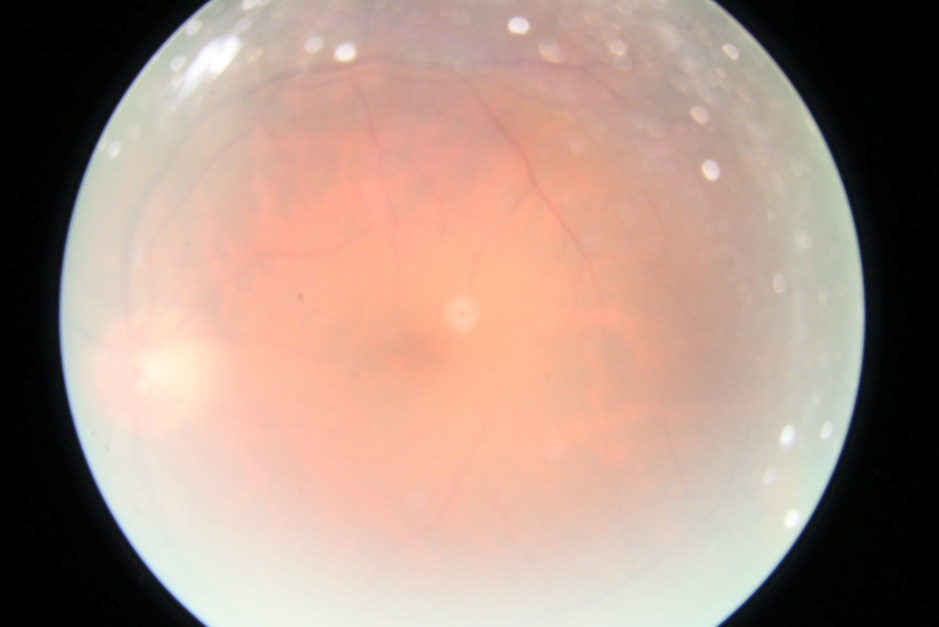
#> input picture data/sample/43057_right.jpeg, 2816 x 1880 px (shown at 1/3 size)
$ python compute_dataset_mean_std.py --data-dir ../data/sample
#> lines starting #> are read from the running program, lines starting #| are printed output that depends on the picture; long printed decimals are rounded
import argparse
import csv
import json
import os
from typing import Iterable, List, Optional, Sequence, Tuple

import cv2
import numpy as np


DEFAULT_EXTENSIONS = (".jpg", ".jpeg", ".png", ".bmp", ".tif", ".tiff", ".webp")


def iter_images_from_dir(data_dir: str, extensions: Sequence[str]) -> Iterable[str]:
    exts = tuple(ext.lower() for ext in extensions)
    for root, _, files in os.walk(data_dir):
        for name in files:
            if os.path.splitext(name)[1].lower() in exts:
                yield os.path.join(root, name)


def iter_images_from_csv(
    csv_path: str,
    path_column: str,
    base_dir: Optional[str] = None,
) -> Iterable[str]:
    with open(csv_path, "r", newline="", encoding="utf-8") as f:
        reader = csv.DictReader(f)
        if path_column not in reader.fieldnames:
            raise ValueError(
                f"Column '{path_column}' not found in CSV. Available columns: {reader.fieldnames}"
            )

        for row in reader:
            raw_path = row[path_column].strip()
            if not raw_path:
                continue

            if os.path.isabs(raw_path):
                yield raw_path
            elif base_dir:
                yield os.path.join(base_dir, raw_path)
            else:
                yield raw_path


def compute_mean_std(
    image_paths: Iterable[str],
    resize: Optional[Tuple[int, int]] = None,
    max_images: Optional[int] = None,
    report_every: int = 1000,
) -> dict:
#> called with report_every = 5000
    channel_sum = np.zeros(3, dtype=np.float64)
    channel_sum_sq = np.zeros(3, dtype=np.float64)
    total_pixels = 0

    n_total = 0
    n_ok = 0
    n_skipped = 0

    for path in image_paths:
        n_total += 1
        if max_images is not None and n_ok >= max_images:
            break

        img = cv2.imread(path, cv2.IMREAD_COLOR)
#> img is the input picture: shape (1880, 2816, 3); mean B, G, R 133.1, 145.7, 172.1
        if img is None:
            n_skipped += 1
            continue

        if resize is not None:
            img = cv2.resize(img, resize, interpolation=cv2.INTER_AREA)

        # Convert BGR -> RGB and scale to [0, 1]
        img = cv2.cvtColor(img, cv2.COLOR_BGR2RGB).astype(np.float32) / 255.0
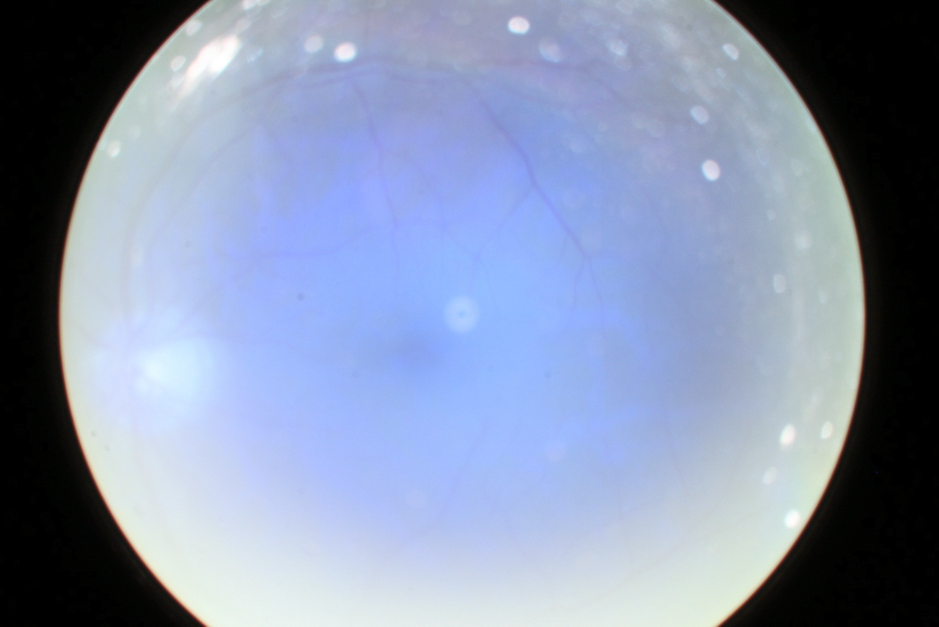
#> img: shape (1880, 2816, 3) float32 (shown at 1/3 size); mean B, G, R 0.68, 0.571, 0.521

        pixels = img.reshape(-1, 3)
        channel_sum += pixels.sum(axis=0)
#> channel_sum = [3602612.5, 3024738.2, 2756588.5]
        channel_sum_sq += np.square(pixels).sum(axis=0)
#> channel_sum_sq = [3177594, 2256351.5, 1899593.6]
        total_pixels += pixels.shape[0]
#> total_pixels = 5294080
        n_ok += 1

        if report_every > 0 and n_ok % report_every == 0:
            print(f"Processed {n_ok} images...")
#> pass 2 of the loop in compute_mean_std, `for path in image_paths:`:
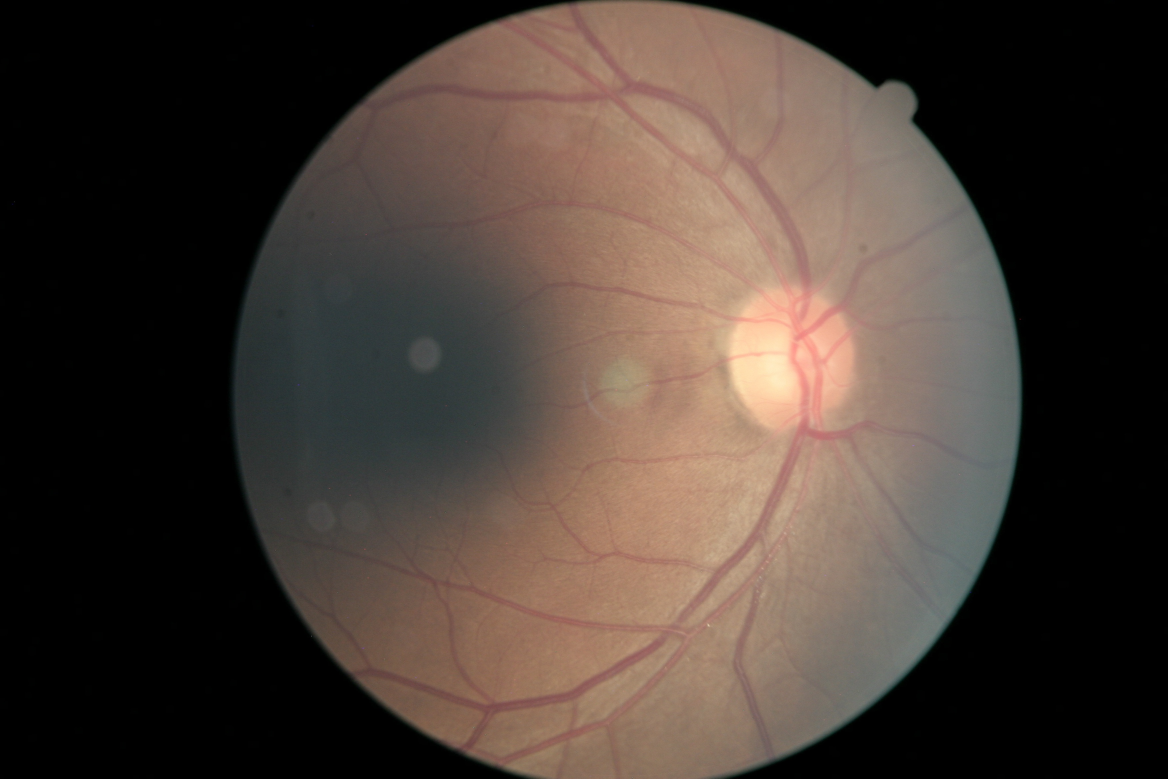
#> input picture data/sample/14281_right.jpeg, 3504 x 2336 px (shown at 1/3 size)
#> in compute_mean_std, img is the input picture: shape (2336, 3504, 3); mean B, G, R 52.5, 59.6, 71.3
#> in compute_mean_std, `img = cv2.cvtColor(img, cv2.COLOR_BGR2RGB).astype(np.float32) / 255.0`:
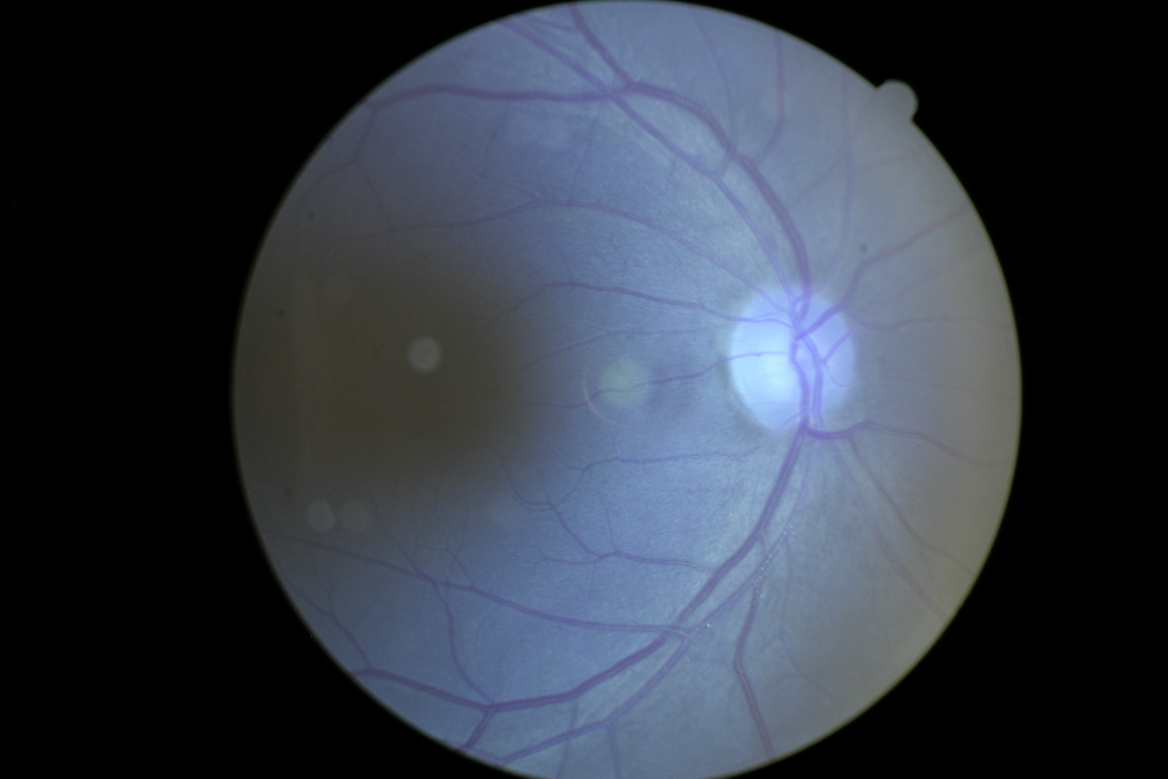
#> img: shape (2336, 3504, 3) float32 (shown at 1/3 size); mean B, G, R 0.278, 0.235, 0.206
#> channel_sum = [5882162.5, 4952374.1, 4443535.1]
#> channel_sum_sq = [4513286.5, 3150236.9, 2581468.3]

    if n_ok == 0 or total_pixels == 0:
        raise RuntimeError("No valid images were processed.")

    mean = channel_sum / total_pixels
#> mean = [0.436, 0.367, 0.33]
    var = channel_sum_sq / total_pixels - np.square(mean)
#> var = [0.144, 0.0987, 0.0828]
    std = np.sqrt(np.maximum(var, 0.0))
#> std = [0.38, 0.314, 0.288]

    return {
        "num_images_seen": n_total,
        "num_images_processed": n_ok,
        "num_images_skipped": n_skipped,
        "total_pixels": int(total_pixels),
        "mean_rgb": mean.tolist(),
        "std_rgb": std.tolist(),
    }


def parse_args() -> argparse.Namespace:
    parser = argparse.ArgumentParser(
        description="Compute per-channel RGB mean/std for a dataset (values in [0, 1])."
    )

    group = parser.add_mutually_exclusive_group(required=True)
    group.add_argument("--data-dir", type=str, help="Directory with images (recursive).")
    group.add_argument("--csv-path", type=str, help="CSV containing image paths.")

    parser.add_argument(
        "--path-column",
        type=str,
        default="image_path",
        help="CSV column that contains image paths (used with --csv-path).",
    )
    parser.add_argument(
        "--base-dir",
        type=str,
        default=None,
        help="Optional base directory for relative CSV paths.",
    )

    parser.add_argument(
        "--extensions",
        type=str,
        nargs="+",
        default=list(DEFAULT_EXTENSIONS),
        help="File extensions to include when using --data-dir.",
    )
    parser.add_argument(
        "--resize",
        type=int,
        nargs=2,
        metavar=("WIDTH", "HEIGHT"),
        default=None,
        help="Optional resize before stats (useful if training always resizes).",
    )
    parser.add_argument(
        "--max-images",
        type=int,
        default=None,
        help="Optional cap for quick estimates.",
    )
    parser.add_argument(
        "--report-every",
        type=int,
        default=5000,
        help="Print progress every N processed images (0 to disable).",
    )
    parser.add_argument(
        "--output-json",
        type=str,
        default=None,
        help="Optional path to write results as JSON.",
    )

    return parser.parse_args()


def main() -> None:
    args = parse_args()

    if args.data_dir:
        image_paths = iter_images_from_dir(args.data_dir, args.extensions)
    else:
        image_paths = iter_images_from_csv(args.csv_path, args.path_column, args.base_dir)

    resize = tuple(args.resize) if args.resize is not None else None

    results = compute_mean_std(
        image_paths=image_paths,
        resize=resize,
        max_images=args.max_images,
        report_every=args.report_every,
    )
#> results = {'num_images_seen': 2, 'num_images_processed': 2, 'num_images_skipped': 0, 'total_pixels': 13479424, 'mean_rgb': [0.436, 0.367, 0.33], 'std_rgb': [0.38, 0.314, 0.288]}

    print("Dataset statistics (RGB, [0, 1]):")
    print(f"  images_seen      : {results['num_images_seen']}")
#|   images_seen      : 2
    print(f"  images_processed : {results['num_images_processed']}")
#|   images_processed : 2
    print(f"  images_skipped   : {results['num_images_skipped']}")
#|   images_skipped   : 0
    print(f"  mean_rgb         : {results['mean_rgb']}")
#|   mean_rgb         : [0.4364, 0.3674, 0.3297]
    print(f"  std_rgb          : {results['std_rgb']}")
#|   std_rgb          : [0.38, 0.3142, 0.2878]

    if args.output_json:
        out_dir = os.path.dirname(args.output_json)
        if out_dir:
            os.makedirs(out_dir, exist_ok=True)
        with open(args.output_json, "w", encoding="utf-8") as f:
            json.dump(results, f, indent=2)
        print(f"Saved JSON to: {args.output_json}")


if __name__ == "__main__":
    main()
